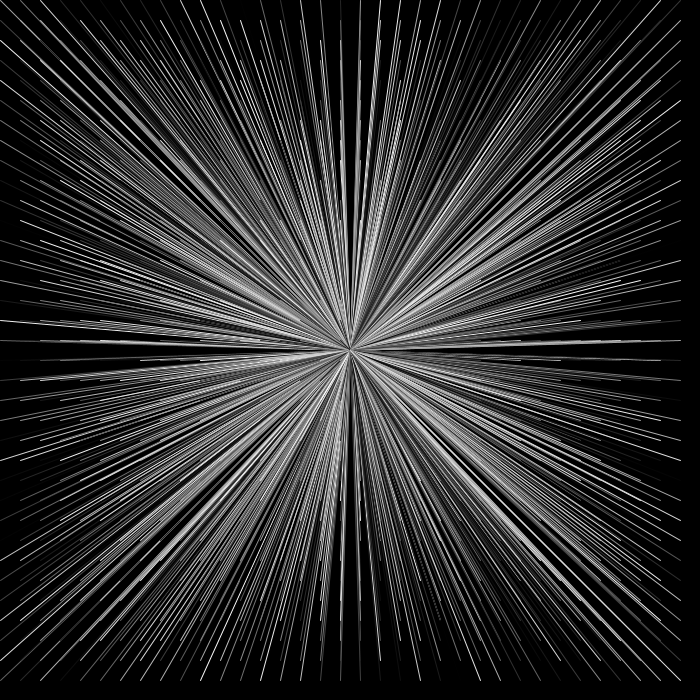
Frame 1 (no input)
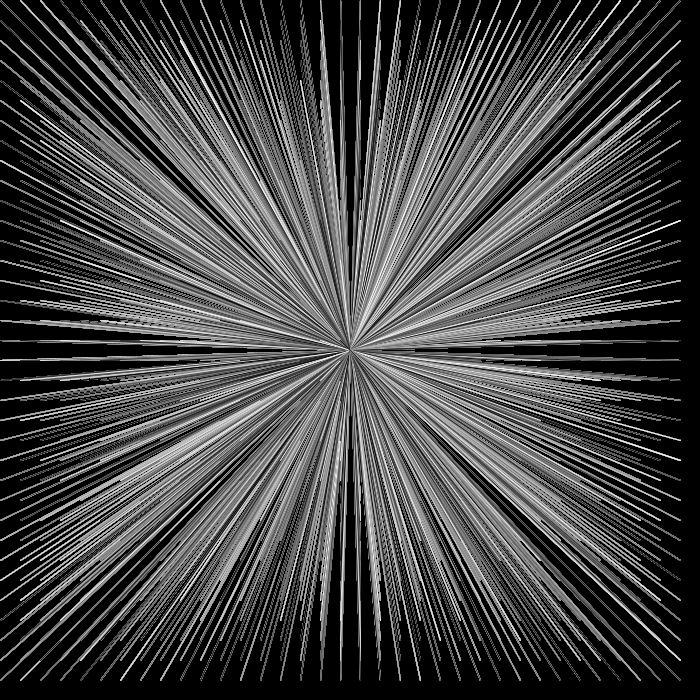
Frame 60 (the mouse pressed at the canvas centre just before this capture)
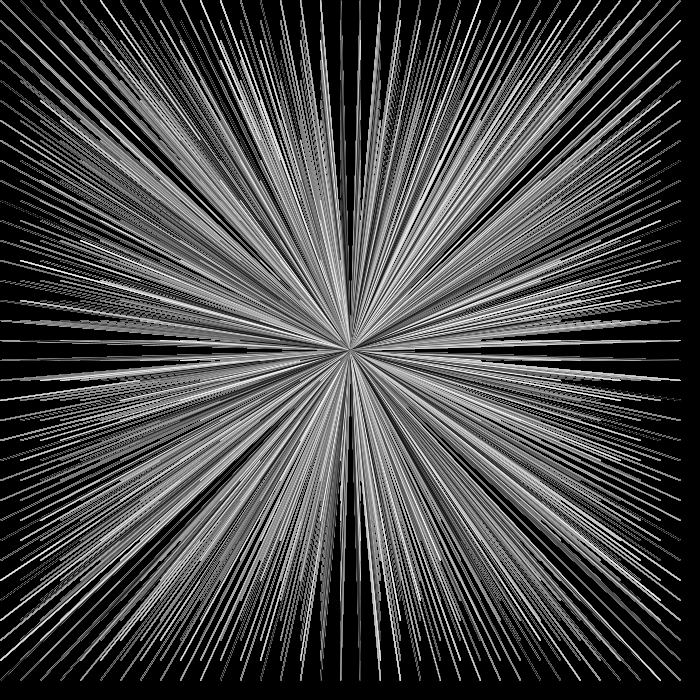
Frame 120 (the mouse held since frame 60 and released just before this capture)

The Processing sketch that drew these frames (run headless with seeded random() and noise(); from frame 60 on, the mouse is pressed at the canvas centre):

// Processing sketch: MidtermPractice3
// ── MidtermPractice3.pde


void setup() {
  size (700, 700);
  background(0);
}

void draw() {

  for (int x = 0; x < width; x = x + 20) {
    for (int y = 0; y < height; y = y + 20) {
      stroke (random(255));
      line (width/2, height/2, x, y);
    }
  }
}
